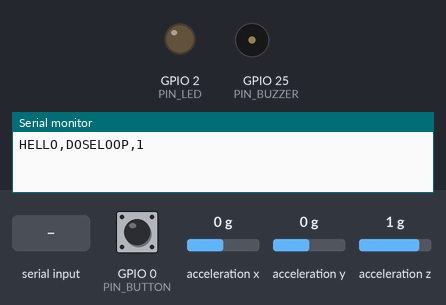
The sketch below on a simulated ESP32. On the bench: output pins drawn as LEDs (lit = HIGH), buzzer (waves = sounding, pin HIGH), the last lines printed to the serial monitor. Wiring (inferred from the names in the program): MPU-6050 motion sensor at I2C address 0x68. Dashed ring = blinking. Inputs (shaded band) come from the test bench; at power-on: GPIO 0 (PIN_BUTTON) HIGH, acceleration x 0 g, acceleration y 0 g, acceleration z 1 g.

Above: at 1.2 s.
1.3 s: GPIO 0 (PIN_BUTTON) pulled LOW for 0.15 s
At 1.75 s:
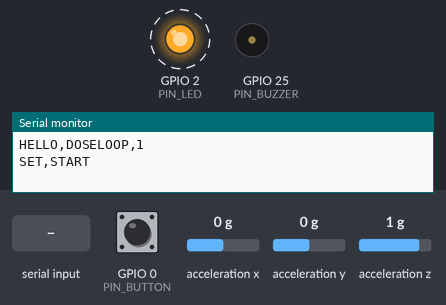
4.4 s: "STOP\n" received over Serial
At 5.3 s:
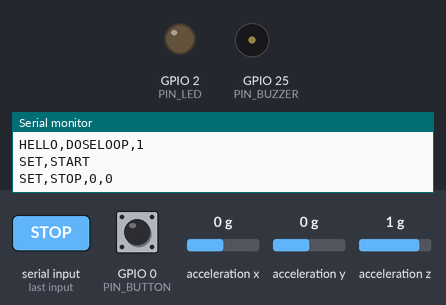
5.9 s: "START\n" received over Serial
At 6.9 s:
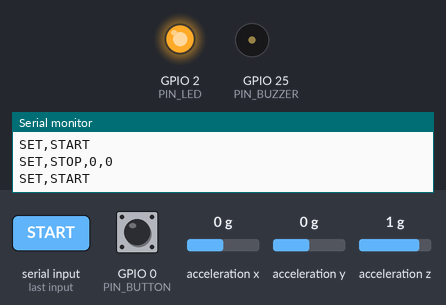
Timing chart, 0 to 14.9 s (numbered marks = the images above; inputs shaded):
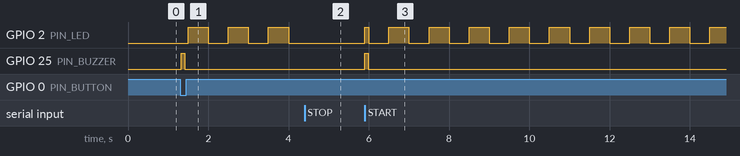

Measured:
- after the input at 1.3 s, GPIO 2 (PIN_LED): alternates HIGH for 0.50 s and LOW for 0.50 s, starting after 0.20 s; GPIO 25 (PIN_BUZZER): LOW → HIGH at once, → LOW 0.08 s later
- after the input at 4.4 s, GPIO 2 (PIN_LED): stays LOW (without the input it goes to HIGH after 0.10 s)
- after the input at 5.9 s, GPIO 2 (PIN_LED): LOW → HIGH at once, then repeats every 1.0 s: LOW 0.50 s, HIGH 0.50 s; GPIO 25 (PIN_BUZZER): LOW → HIGH at once, → LOW 0.08 s later

The sketch:

DoseLoopESP32MPU_single.ino
```cpp
/*
 * DoseLoop wearable, MPU6050 only, single file (nothing else to copy).
 * Works on a standard ESP32 ("ESP32 Dev Module") or an ESP32-S3 ("ESP32S3 Dev Module");
 * the pins are picked automatically for the chip you compile for.
 *
 * Counts reps from the MPU6050 worn on the wrist and sends them over USB to the DoseLoop
 * app's "Wearable" option (Chrome or Edge), which saves each set to the participant's record.
 *
 * Wiring                 ESP32      ESP32-S3
 *   MPU6050 VCC  ->      3V3        3V3        (never 5V)
 *   MPU6050 GND  ->      GND        GND
 *   MPU6050 SDA  ->      GPIO21     GPIO8
 *   MPU6050 SCL  ->      GPIO22     GPIO9
 *   MPU6050 AD0  ->      GND        GND        (address 0x68; XDA, XCL, INT not connected)
 *   buzzer +     ->      GPIO25     GPIO5      (optional active buzzer, - to GND)
 * ESP32-S3: set Tools -> USB CDC On Boot: Enabled, or nothing reaches the app.
 *
 * Serial (115200):  board -> app  HELLO,DOSELOOP,1 | SET,START | REP,<n>,<tempo_ms>,<rom_deg>,<quality>
 *                                 PART,<rom_deg> | SET,STOP,<reps>,<partials> | WARN,MPU6050_NOT_FOUND
 *                   app -> board  EX,<name> | CFG,<rom_deg>,<tempo_ms>,<target_reps>,<hr_max> | START | STOP
 */
#include <Arduino.h>
#include <Wire.h>
#include <math.h>

#if CONFIG_IDF_TARGET_ESP32S3
#define I2C_SDA 8
#define I2C_SCL 9
#define PIN_BUZZER 5
#else
#define I2C_SDA 21
#define I2C_SCL 22
#define PIN_BUZZER 25
#endif
#ifdef LED_BUILTIN
#define PIN_LED LED_BUILTIN  // onboard LED (an RGB LED on S3 boards, driven the same way)
#else
#define PIN_LED 2
#endif
#define PIN_BUTTON 0  // BOOT button: start / stop a set
#define MPU 0x68

// ======================= rep detector (DoseLoop core, firmware/core) =======================
#define DL_SAMPLE_HZ 50
#define ANGLE_ALPHA 0.2f   // smoothing, ~90 ms at 50 Hz
#define CAL_SAMPLES 25     // 0.5 s of stillness at the start of a set defines "rest"
#define ENTER_FRAC 0.35f   // moving once past 35% of the prescribed range
#define EXIT_FRAC 0.15f    // back at rest within 15%
#define VALID_FRAC 0.50f   // under half the range counts as a partial rep

struct RepConfig {
  float target_rom_deg = 80;       // prescribed range of motion
  uint16_t target_tempo_ms = 2000; // prescribed time per rep
  uint16_t min_rep_ms = 300;       // faster is a bump, not a rep
  uint16_t max_rep_ms = 10000;     // slower is a posture change, not a rep
};

struct Rep {
  uint16_t count, tempo_ms, rom_deg;
  uint8_t quality;  // 0-100: 50% range, 30% tempo, 20% smoothness
};

enum RepEvent { EV_NONE, EV_REP, EV_PARTIAL };

struct RepDetector {
  RepConfig cfg;
  float angle_f = 0, rest_deg = 0, cal_sum = 0, peak_deg = 0, rough_sum = 0;
  uint16_t cal_n = 0, rough_n = 0, count = 0, partials = 0;
  bool moving = false;
  uint32_t t_rest_ms = 0;

  void reset(const RepConfig &c) {
    *this = RepDetector();
    cfg = c;
  }

  static float clampf(float v, float lo, float hi) { return v < lo ? lo : (v > hi ? hi : v); }

  uint8_t score(float peak, uint32_t tempo_ms, float roughness) const {
    float rom = clampf(peak / cfg.target_rom_deg, 0, 1) * 100;
    float r = (float)tempo_ms / cfg.target_tempo_ms, tempo;
    if (r < 0.7f) tempo = clampf((r - 0.3f) / 0.4f, 0, 1) * 100;
    else if (r > 1.5f) tempo = clampf((3.0f - r) / 1.5f, 0, 1) * 100;
    else tempo = 100;
    float smooth = clampf((0.5f - roughness) / 0.45f, 0, 1) * 100;
    return (uint8_t)(0.5f * rom + 0.3f * tempo + 0.2f * smooth + 0.5f);
  }

  // One accelerometer sample in g. Fills out on EV_REP and EV_PARTIAL.
  RepEvent update(float ax, float ay, float az, uint32_t t_ms, Rep &out) {
    float mag = sqrtf(ax * ax + ay * ay + az * az);
    if (mag < 0.1f) return EV_NONE;  // no usable gravity vector
    float angle = atan2f(sqrtf(ay * ay + az * az), ax) * 57.29578f;  // tilt of the X axis, degrees

    if (cal_n < CAL_SAMPLES) {  // calibrate rest at the start of the set
      cal_sum += angle;
      cal_n++;
      rest_deg = angle_f = cal_sum / cal_n;
      t_rest_ms = t_ms;
      return EV_NONE;
    }
    angle_f += ANGLE_ALPHA * (angle - angle_f);
    float d = fabsf(angle_f - rest_deg), rom = cfg.target_rom_deg;

    if (!moving) {
      if (d < EXIT_FRAC * rom) t_rest_ms = t_ms;
      else if (d > ENTER_FRAC * rom) {
        moving = true;
        peak_deg = d;
        rough_sum = 0;
        rough_n = 0;
      }
      return EV_NONE;
    }
    if (d > peak_deg) peak_deg = d;
    rough_sum += fabsf(mag - 1.0f);
    rough_n++;
    if (d >= EXIT_FRAC * rom) return EV_NONE;

    moving = false;  // back at rest: was that a rep?
    uint32_t tempo = t_ms - t_rest_ms;
    t_rest_ms = t_ms;
    if (tempo < cfg.min_rep_ms || tempo > cfg.max_rep_ms) return EV_NONE;
    out.tempo_ms = tempo;
    out.rom_deg = (uint16_t)(peak_deg + 0.5f);
    out.quality = score(peak_deg, tempo, rough_n ? rough_sum / rough_n : 0);
    if (peak_deg < VALID_FRAC * rom) {
      partials++;
      out.count = count;
      return EV_PARTIAL;
    }
    out.count = ++count;
    return EV_REP;
  }
};

// ======================= sketch =======================
RepDetector rd;
RepConfig cfg;
bool mpuOk = false, setActive = false;
int targetReps = 10;
uint32_t buzzUntil = 0;

void send(const char *line) {
  Serial.print(line);
  Serial.print('\n');
}

void beep(uint32_t ms) {
  digitalWrite(PIN_BUZZER, HIGH);
  buzzUntil = millis() + ms;
}

void mpuWrite(uint8_t reg, uint8_t val) {
  Wire.beginTransmission(MPU);
  Wire.write(reg);
  Wire.write(val);
  Wire.endTransmission();
}

bool mpuInit() {
  Wire.beginTransmission(MPU);
  if (Wire.endTransmission() != 0) return false;
  mpuWrite(0x6B, 0x00);  // wake up
  mpuWrite(0x1A, 0x04);  // 20 Hz low-pass filter
  mpuWrite(0x1C, 0x08);  // +-4 g
  return true;
}

bool mpuRead(float &ax, float &ay, float &az) {
  Wire.beginTransmission(MPU);
  Wire.write(0x3B);
  if (Wire.endTransmission(false) != 0) return false;
  if (Wire.requestFrom(MPU, 6) != 6) return false;
  int16_t x = (Wire.read() << 8) | Wire.read();
  int16_t y = (Wire.read() << 8) | Wire.read();
  int16_t z = (Wire.read() << 8) | Wire.read();
  ax = x / 8192.0f;
  ay = y / 8192.0f;
  az = z / 8192.0f;
  return true;
}

void setStart() {
  rd.reset(cfg);
  setActive = true;
  send("SET,START");
  beep(80);
}

void setStop() {
  char buf[40];
  setActive = false;
  snprintf(buf, sizeof(buf), "SET,STOP,%u,%u", rd.count, rd.partials);
  send(buf);
}

// Commands from the app: START, STOP, CFG,<rom>,<tempo>,<reps>,<hr_max>. EX,<name> is ignored here.
void handleLine(const char *line) {
  unsigned rom, tempo, reps, hr;
  if (strcmp(line, "START") == 0) {
    if (!setActive) setStart();
  } else if (strcmp(line, "STOP") == 0) {
    if (setActive) setStop();
  } else if (sscanf(line, "CFG,%u,%u,%u,%u", &rom, &tempo, &reps, &hr) == 4 && rom >= 5 && rom <= 180 && tempo >= 300 && tempo <= 10000 && reps <= 500) {
    cfg.target_rom_deg = rom;
    cfg.target_tempo_ms = tempo;
    targetReps = reps;
  }
}

void setup() {
  pinMode(PIN_LED, OUTPUT);
  pinMode(PIN_BUZZER, OUTPUT);
  digitalWrite(PIN_BUZZER, LOW);
  pinMode(PIN_BUTTON, INPUT_PULLUP);

  Serial.begin(115200);
  Wire.begin(I2C_SDA, I2C_SCL, 400000);
  mpuOk = mpuInit();
  rd.reset(cfg);
  send("HELLO,DOSELOOP,1");
  if (!mpuOk) send("WARN,MPU6050_NOT_FOUND");
}

void loop() {
  static char rx[64];
  static uint8_t rxLen = 0;
  static uint32_t nextSample = millis(), btnSince = 0;
  static bool btnDown = false;
  uint32_t now = millis();

  while (Serial.available()) {
    char ch = Serial.read();
    if (ch == '\n' || ch == '\r') {
      if (rxLen) {
        rx[rxLen] = 0;
        handleLine(rx);
      }
      rxLen = 0;
    } else if (rxLen < sizeof(rx) - 1) {
      rx[rxLen++] = ch;
    } else {
      rxLen = 0;  // overlong line: drop it
    }
  }

  // BOOT button, debounced: start or stop a set.
  bool pressed = digitalRead(PIN_BUTTON) == LOW;
  if (pressed && !btnDown) {
    if (!btnSince) btnSince = now;
    else if (now - btnSince > 30) {
      btnDown = true;
      if (setActive) setStop();
      else setStart();
    }
  } else if (!pressed) {
    btnSince = 0;
    btnDown = false;
  }

  if (buzzUntil && (int32_t)(now - buzzUntil) >= 0) {
    digitalWrite(PIN_BUZZER, LOW);
    buzzUntil = 0;
  }

  // Motion: 50 samples a second.
  if ((int32_t)(now - nextSample) >= 0) {
    nextSample += 1000 / DL_SAMPLE_HZ;
    float ax, ay, az;
    if (setActive && mpuOk && mpuRead(ax, ay, az)) {
      Rep rep;
      RepEvent ev = rd.update(ax, ay, az, now, rep);
      char buf[48];
      if (ev == EV_REP) {
        snprintf(buf, sizeof(buf), "REP,%u,%u,%u,%u", rep.count, rep.tempo_ms, rep.rom_deg, rep.quality);
        send(buf);
        if (targetReps && rep.count == targetReps) beep(400);     // dose reached
        else if (targetReps && rep.count > targetReps) beep(60);  // past the dose
      } else if (ev == EV_PARTIAL) {
        snprintf(buf, sizeof(buf), "PART,%u", rep.rom_deg);
        send(buf);
      }
    }
  }

  // LED: off when idle, slow blink in a set, solid at the dose, fast blink if the sensor is missing.
  bool led = !mpuOk ? (now / 120) % 2 : !setActive ? false : (targetReps && rd.count >= targetReps) ? true : (now / 500) % 2;
  digitalWrite(PIN_LED, led);

  delay(1);  // let the CPU idle between passes (less heat)
}
```
